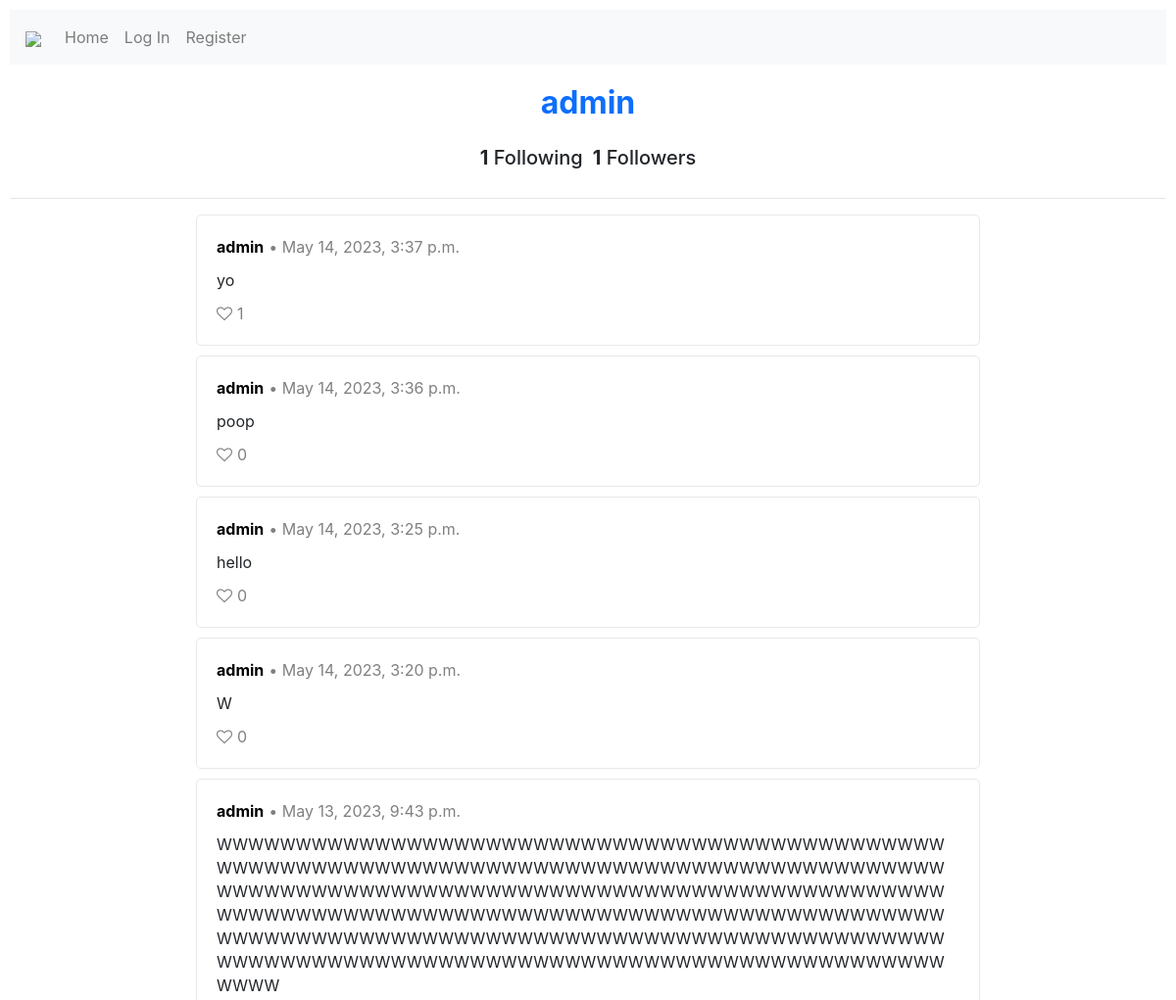
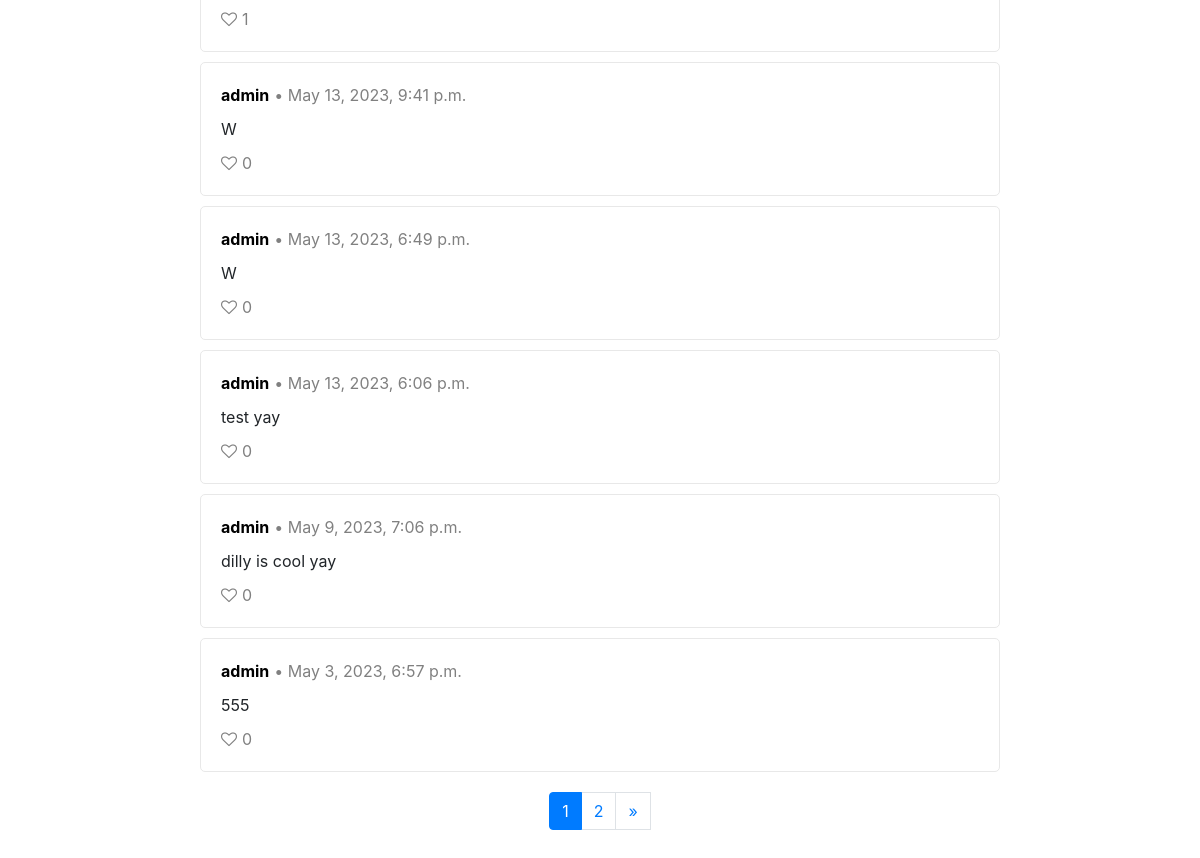
Page /profile/5 on the earlier database version (2 pictures, top to bottom).
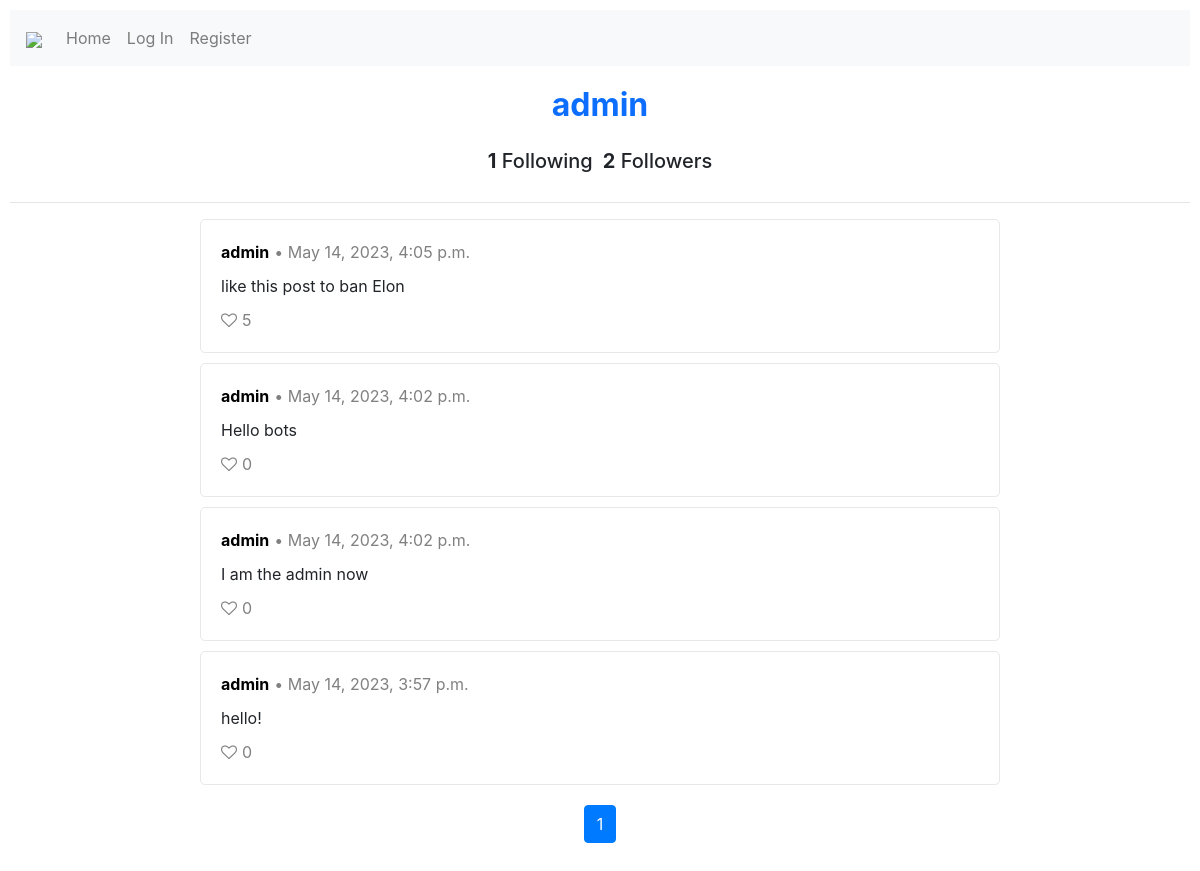
Same page on the later database version.
### network/models.py (models this page shows, shortened)
class User(AbstractUser):
    pass

class Post(models.Model):
    user = models.ForeignKey(User, on_delete=models.CASCADE, blank=True, null=True, related_name="post_user")
    content = models.CharField(max_length=280)
    number_of_likes = models.IntegerField(default=0)
    time = models.DateTimeField(auto_now_add=True)

### network/views.py (the view)
# urls.py: path("profile/<int:profile_id>", views.profile, name="profile"),
def profile(request, profile_id):
        all_user_posts = Post.objects.filter(user=profile_id).order_by("-time")
        number_of_posts = len(all_user_posts)
        profile = User.objects.get(id=profile_id)
        user = None
        liked_post_ids=[]
        if request.user.id is not None:
            user = User.objects.get(id=request.user.id)
            liked_post_ids = get_liked_posts(request)
        followers = Follow.objects.filter(following=profile_id)
        follower_list = []
        for follower in followers:
            follower_list.append(follower.user)
        following = Follow.objects.filter(user=profile_id)
        if user in follower_list:
            is_following = True
        else:
            is_following = False
        page_obj = get_page_objects(request, all_user_posts)
        return render(request, "network/profile.html", {
            "user": user,
            "liked_post_ids": liked_post_ids,
            "profile": profile,
            "is_following": is_following,
            "followers_count": len(followers),
            "following_count": len(following),
            "page_obj": page_obj,
            "number_of_posts": number_of_posts
        })

### network/utils.py (called while the page is built)
def get_page_objects(request, posts):
    paginator = Paginator(posts, 10)
    page_number = request.GET.get("page")
    page_obj = paginator.get_page(page_number)
    return page_obj

### network/templates/network/profile.html (shortened to what this page needs)
{% extends "network/layout.html" %}
{% block body %}
    <h2>{{ profile.username }}</h2>
    <div class="follow-count-container">
        <div class="follow-div">
            <h3><strong>{{ following_count }}</strong> Following</h3>
        </div>
        <div class="follow-div">
            <h3><strong>{{ followers_count }}</strong> Followers</h3>
        </div>
    </div>
    <hr>
    {% include "network/posts.html" %}
{% endblock %}

### network/templates/network/layout.html (shortened to what this page needs)
{% load static %}
<!DOCTYPE html>
<html lang="en">
    <head>
        <link rel="stylesheet" href="https://stackpath.bootstrapcdn.com/bootstrap/4.4.1/css/bootstrap.min.css">
        <link href="{% static 'network/styles.css' %}" rel="stylesheet">
        <link rel="stylesheet" href="https://cdnjs.cloudflare.com/ajax/libs/font-awesome/4.7.0/css/font-awesome.min.css">
    </head>
    <body>
        <nav class="navbar navbar-expand-lg navbar-light bg-light">
            <a class="navbar-brand" href="{% url 'index' %}"><img src="https://hips.hearstapps.com/hmg-prod/images/musk-weed-1536332069.jpg?crop=0.502xw:1.00xh;0.356xw,0&resize=1200:*" style="width:75px;"></a>
            <div>
              <ul class="navbar-nav mr-auto">
                <li class="nav-item">
                  <a class="nav-link" href="{% url 'index' %}">Home</a>
                </li>
                {% if user.is_authenticated %}
                    <li class="nav-item">
                        <a class="nav-link" href="{% url 'follow' %}">Following</a>
                    </li>
                    <li class="nav-item">
                        <a class="nav-link" href="{% url 'logout' %}">Log Out</a>
                    </li>
                {% else %}
                    <li class="nav-item">
                        <a class="nav-link" href="{% url 'login' %}">Log In</a>
                    </li>
                    <li class="nav-item">
                        <a class="nav-link" href="{% url 'register' %}">Register</a>
                    </li>
                {% endif %}
              </ul>
            </div>
          </nav>
        <div class="body">
            {% block body %}
            {% endblock %}
        </div>
    </body>
</html>

### network/templates/network/posts.html (shortened to what this page needs)
{% load static %}
{% if number_of_posts > 0 %}
    {% for post in page_obj %}
        <div class="post-panel">
            <div class="post-header">
                <div>
                    <a class="username" href="{% url 'profile' profile_id=post.user.id %}"><strong>{{ post.user }}</strong></a>
                </div>
                <div class="post-time">
                    &bull; {{ post.time }}
                </div>
            </div>
            <div class="post-content-saved" id="content-div-{{ post.id }}-saved">
                {{ post.content }}
            </div>
            <div class="likes-container" id="likes-div-{{ post.id }}">
                {% if user.is_authenticated and post.id not in liked_post_ids %}
                    <div id="like-div-{{ post.id }}">
                        <button class="remove-style" id="like-btn-{{ post.id }}">
                            <i class="fa fa-heart-o heart-unliked"></i>
                        </button>
                    </div>
                {% elif user.is_authenticated and post.id in liked_post_ids %}
                    <div id="unlike-div-{{ post.id }}">
                        <button class="remove-style" id="unlike-btn-{{ post.id }}">
                            <i class="fa fa-heart heart-liked"></i>
                        </button>
                    </div>
                {% else %}
                    <div id="inactive-like-div-{{ post.id }}">
                        <button class="remove-style" id="inactive-like-btn-{{ post.id }}">
                            <i class="fa fa-heart-o heart-inactive"></i>
                        </button>
                    </div>
                {% endif %}
                <span class="likes-count" id="likes-count-{{ post.id }}">{{ post.number_of_likes }}</span>
            </div>
        </div>
    {% endfor %}
{% else %}
    No active posts
{% endif %}
<div class="pagination page-navigation">
    <li class="page-item active"><a class="page-link" href="?page={{ page_obj.number }}">{{ page_obj.number }}</a></li>
    {% if page_obj.has_next %}
        <a class="page-link" href="?page={{ page_obj.next_page_number }}">{{ page_obj.next_page_number }}</a>
        <a class="page-link" href="?page={{ page_obj.paginator.num_pages }}">&raquo;</a>
    {% endif %}
</div>

### network/static/network/styles.css (style rules this page uses)
h2 { text-align: center; font-weight: bold; margin: 20px; color: #0d6efd; }
h3 { font-size: 20px; }
body { padding: 10px; }
.post-panel { border: 1px solid #E8E8E8; border-radius: 5px; padding: 20px; margin: 0 auto; margin-bottom: 10px; width: 800px; }
.username { color: black; }
.page-navigation { display: flex; justify-content: center; margin: 20px auto; }
.remove-style { background: none; border: none; padding: 0; margin: 0; }
.heart-inactive { color: grey; }
.likes-container { display: flex; }
.likes-count { margin-left: 5px; color: grey; }
.post-header { display: flex; flex-direction: row; }
.post-time { margin-left: 5px; color: grey; }
.post-content-saved { word-wrap: break-word; margin-top: 10px; margin-bottom: 10px; }
.follow-count-container { display: flex; justify-content: center; align-items: center; }
.follow-div { margin: 5px; }

Differences in the rows shown:
removed Post: user "admin", time "May 14, 2023, 3:37 p.m.", content "yo", number_of_likes "1"
removed Post: user "admin", time "May 14, 2023, 3:36 p.m.", content "poop", number_of_likes "0"
removed Post: user "admin", time "May 14, 2023, 3:25 p.m.", content "hello", number_of_likes "0"
removed Post: user "admin", time "May 14, 2023, 3:20 p.m.", content "W", number_of_likes "0"
removed Post: user "admin", time "May 13, 2023, 9:43 p.m.", content "WWWWWWWWWWWWWWWWWWWWWWWWWWWWWWWWWWWWWWWWWWWWWWWWWWWWWWWWWWWWWWWWWWWWWWWWWWWWWWWWWWWWWWWWWWWWWWWWWWWWWWWWWWWWWWWWWWWWWWWWWWWWWWWWWWWWWWWWWWWWWWWWWWWWWWWWWWWWWWWWWWWWWWWWWWWWWWWWWWWWWWWWWWWWWWWWWWWWWWWWWWWWWWWWWWWWWWWWWWWWWWWWWWWWWWWWWWWWWWWWWWWWWWWWWWWWWWWWWWWWWWWWWWWWWWWWWWWWWWWW", number_of_likes "1"
removed Post: user "admin", time "May 13, 2023, 9:41 p.m.", content "W", number_of_likes "0"
removed Post: user "admin", time "May 13, 2023, 6:49 p.m.", content "W", number_of_likes "0"
removed Post: user "admin", time "May 13, 2023, 6:06 p.m.", content "test yay", number_of_likes "0"
removed Post: user "admin", time "May 9, 2023, 7:06 p.m.", content "dilly is cool yay", number_of_likes "0"
removed Post: user "admin", time "May 3, 2023, 6:57 p.m.", content "555", number_of_likes "0"
added Post: user "admin", time "May 14, 2023, 4:05 p.m.", content "like this post to ban Elon", number_of_likes "5"
added Post: user "admin", time "May 14, 2023, 4:02 p.m.", content "Hello bots", number_of_likes "0"
added Post: user "admin", time "May 14, 2023, 4:02 p.m.", content "I am the admin now", number_of_likes "0"
added Post: user "admin", time "May 14, 2023, 3:57 p.m.", content "hello!", number_of_likes "0"
Other differences:
{{ followers_count }}: "1" → "2"
{{ page_obj.next_page_number }}: "2" → (not shown)
